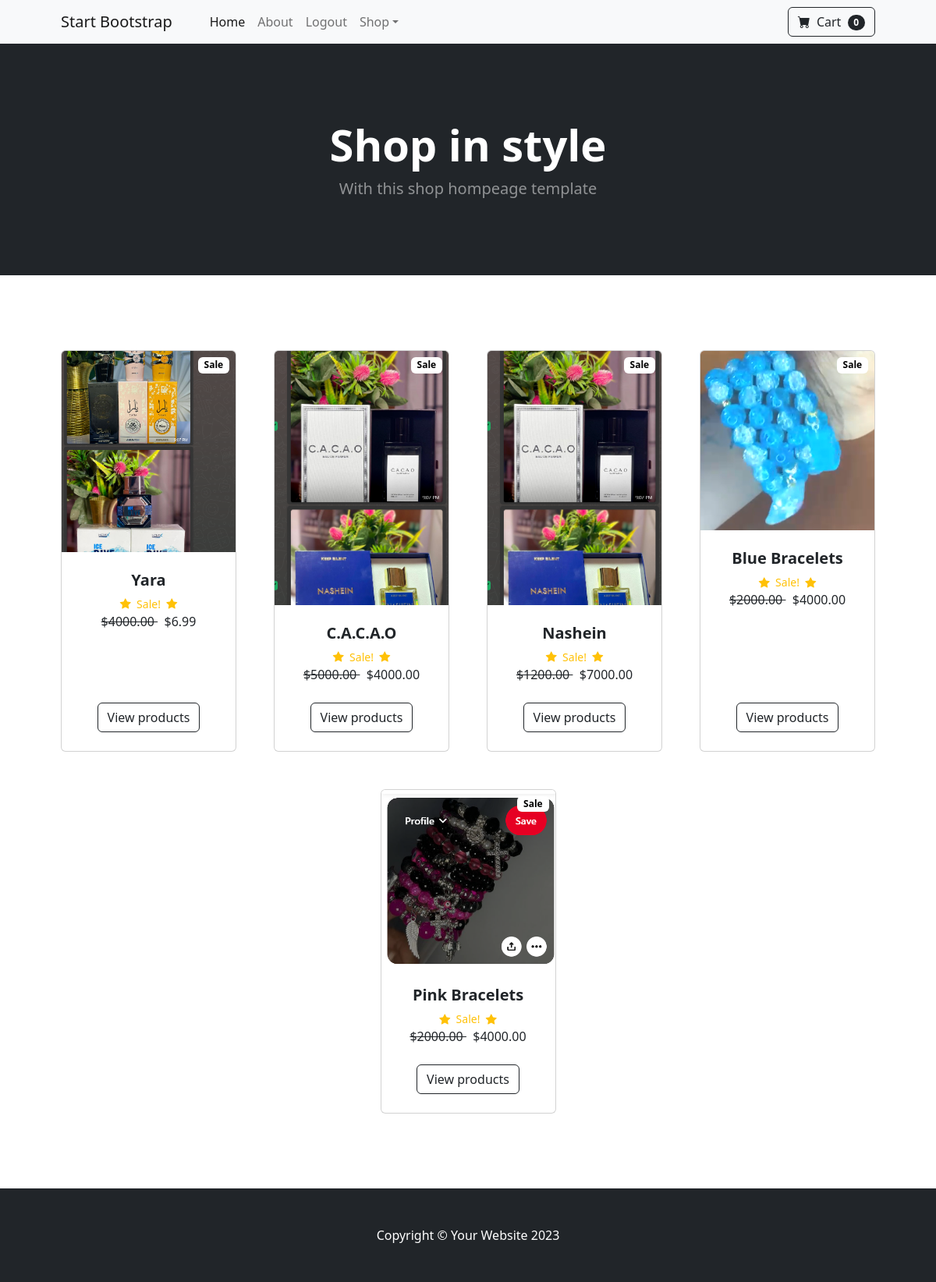
The app's page / (signed in) with its own data.
### store/models.py (models this page shows, shortened)
class Product(models.Model):
    name = models.CharField(max_length=50)
    price = models.DecimalField(default= 0, decimal_places = 2, max_digits = 6)
    category = models.ForeignKey(Category, on_delete = models.CASCADE, default = 1)
    description = models.CharField(max_length=250, default= "", blank= True, null= True)
    image = models.ImageField(upload_to = 'uploads/product/')
    is_sale = models.BooleanField(default=False)
    sale_price = models.DecimalField(default= 0, decimal_places = 2, max_digits = 6)

### store/views.py (the view)
# urls.py: path("", views.home, name = 'home'),
def home(request):
    products = Product.objects.all()
    return render(request, "home.html", {'products':products})

### store/templates/home.html
{% extends 'base.html' %}
        {% block content %}
        {% load static %}
        <header class="bg-dark py-5">
            <div class="container px-4 px-lg-5 my-5">
                <div class="text-center text-white">
                    <h1 class="display-4 fw-bolder">Shop in style</h1>
                    <p class="lead fw-normal text-white-50 mb-0">With this shop hompeage template</p>
                </div>
            </div>
        </header>
        <section class="py-5">
            <div class="container px-4 px-lg-5 mt-5">
                <div class="row gx-4 gx-lg-5 row-cols-2 row-cols-md-3 row-cols-xl-4 justify-content-center">
                    {% for product in products %}
                        {% if product.is_sale %}
                        <div class="col mb-5">
                        <div class="card h-100">
                            <div class = 'badge bg-white text-black position-absolute' style = 'top: 0.5rem; right: 0.5rem;'>Sale</div>
                            <img class="card-img-top" src="{{ product.image.url }}" alt="..." />
                            <div class="card-body p-4">
                                <div class="text-center">
                                    <h5 class="fw-bolder">{{ product.name }}</h5>
                                    <div class = 'd-flex justify-content-center small text-warning nb-2'>
                                        <div class = 'bi-star-fill'></div>
                                        &nbsp;&nbsp;Sale!&nbsp;&nbsp;
                                        <div class = 'bi-star-fill'></div>
                                    </div>
                                    <strike>
                                        ${{ product.price }}
                                    </strike>
                                    &nbsp;
                                    ${{ product.sale_price }}
                                </div>
                            </div>
                            <div class="card-footer p-4 pt-0 border-top-0 bg-transparent">
                                <div class="text-center"><a class="btn btn-outline-dark mt-auto" href="{% url 'product' product.id %}">View products</a></div>
                            </div>
                        </div>
                    </div>
                        {% endif %}
                    {% endfor %}
            </div>
        </section>
        {% endblock %}

### records on screen
Product: image (picture), name "Yara", price "4000.00", sale_price "6.99"
Product: image (picture), name "C.A.C.A.O", price "5000.00", sale_price "4000.00"
Product: image (picture), name "Nashein", price "1200.00", sale_price "7000.00"
Product: image (picture), name "Blue Bracelets", price "2000.00", sale_price "4000.00"
Product: image (picture), name "Pink Bracelets", price "2000.00", sale_price "4000.00"
